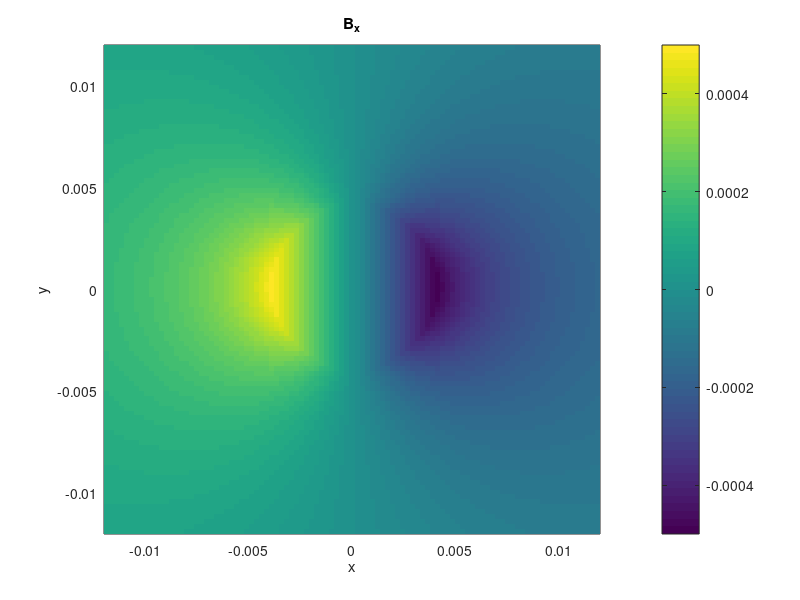
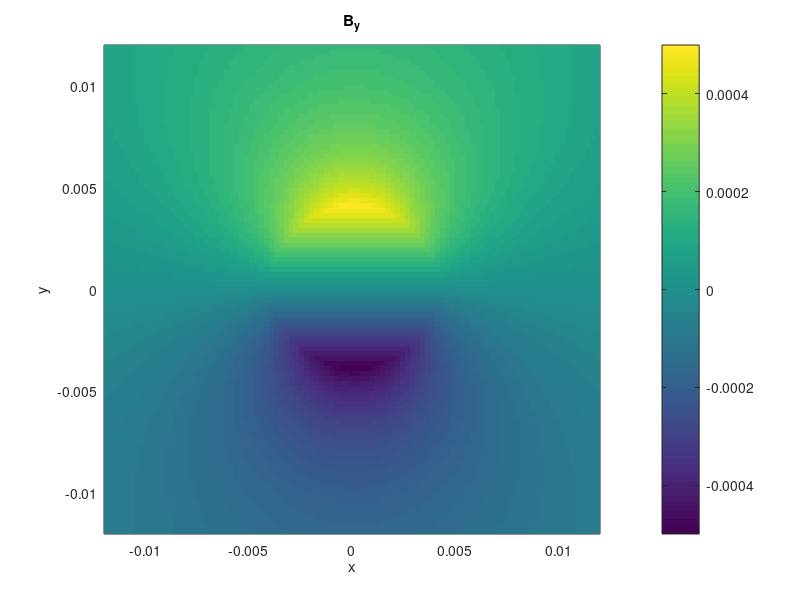
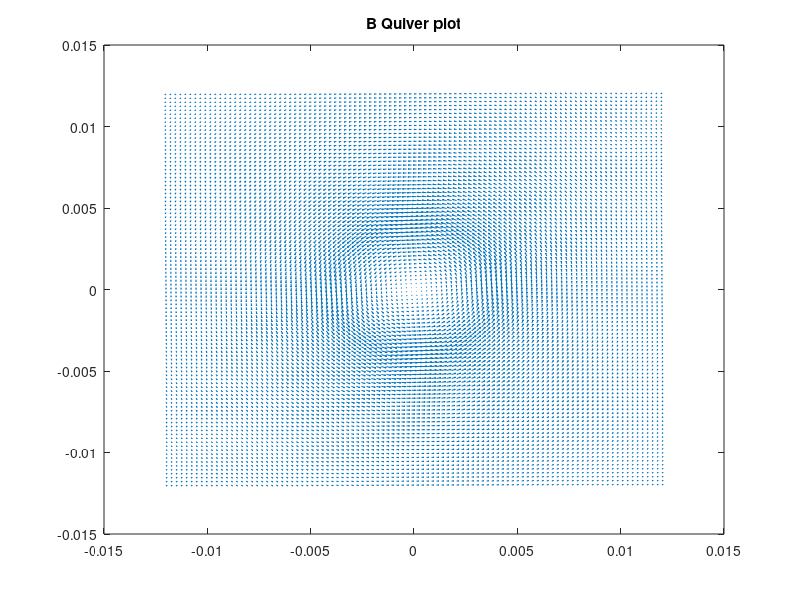

Write the MATLAB code that produced these figures, in order. (Note: this script raises an error after producing the figures.)
%% Introduction
%Aldous George
%EP 501
%Project 5
%This code contains excerpts from codes provided by Dr. Zettergen.
%https://github.com/Zettergren-Courses/EP501_matlab/
clc
clearvars
close all
%% Problem 1

%Initiation
I   = 10;               %(A)
mu0 = 4*pi*10^(-7);     %(H/m)
a   = 0.004;            %(m)

lx=100;                 %size of x
ly=100;                 %size of y
x = linspace(-3*a,3*a,lx);
y = linspace(-3*a,3*a,ly);
[X,Y] = meshgrid(x,y);

Bx = zeros(100,100);
By = zeros(100,100);

for i=1:lx
    for j=1:ly
        cond = sqrt(x(i)^2+y(j)^2); %condition for piecewise function
        if cond<a
            Bx(i,j) = (mu0*I/(2*pi*a^2))*cond*(-(y(j)/cond));
            By(i,j) = (mu0*I/(2*pi*a^2))*cond*(x(i)/cond);
        else
            Bx(i,j) = (mu0*I/(2*pi))*(1/cond)*(-(y(j)/cond));
            By(i,j) = (mu0*I/(2*pi))*(1/cond)*(x(i)/cond);
        end %if
    end %for
end %for

%1-a
%plot
%Bx
figure(1);
pcolor(X,Y,Bx);
xlim([-3*a,3*a]);
ylim([-3*a,3*a]);
xlabel('x');
ylabel('y');
title('B_x');
colorbar
shading flat
hold on
%By
figure(2)
pcolor(X,Y,By);
xlim([-3*a,3*a]);
ylim([-3*a,3*a]);
xlabel('x');
ylabel('y');
title('B_y');
colorbar
shading flat

%1-b
figure(3)
quiver(X,Y,Bx',By');
title('B Quiver plot');

%1-c
dBx=Bx(2)-Bx(1);
dBy=By(2)-By(1);
gradBx=zeros(size(Bx));
gradBy=zeros(size(By));

gradBx(1,1)=(Bx(2,2)-Bx(1,1))/dBx;
for i=2:lx-1
    for j=2:lx-1
    gradBx(j,i)=(Bx(j,i+1)-Bx(j-1,i-1))/2/dBx;    %\partial/\partial x
    end %for
end %for
gradBx(ly,lx)=(Bx(ly,lx)-Bx(ly-1,lx-1))/dBx;

%% Problem 2

%Initiation
Q = 1;              %(C)
a = 1;              %(m)
Eps0 = 8.854*10^-12;%(F/m)

for i=1:lx
    for j=1:ly
        for k=1:lz
            cond = sqrt(x^2+y^2+x^2); %condition for piecewise function
            if cond<a
            phix
            else
            phix
            end %if
        end%for
    end%for
end%for
